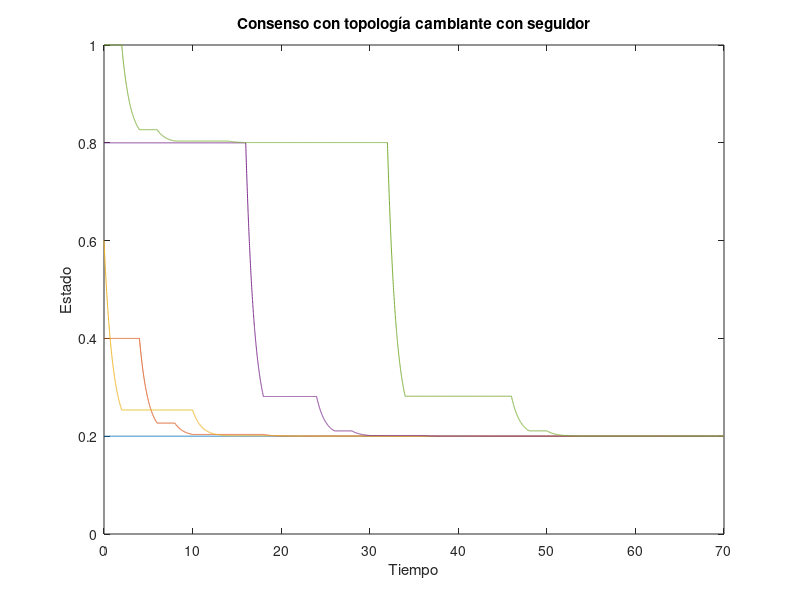

Recreate this plot in MATLAB.
clc
clearvars 
close all 

%Laplacianos

L2=[0 0 0 0 0;
    -1 1 0 0 0;
    0 0 0 0 0;
    0 0 0 0 0;
    0 0 0 0 0];

L3=[0 0 0 0 0;
    0 0 0 0 0;
    -1 0 1 0 0;
    0 0 0 0 0;
    0 0 0 0 0];

L4=[0 0 0 0 0;
    0 0 0 0 0;
    0 0 0 0 0;
    0 0 -1 1 0;
    0 0 0 0 0];

L5=[0 0 0 0 0;
    0 0 0 0 0;
    0 0 0 0 0;
    0 0 0 0 0;
    0 0 0 -1 1];

% 
%Hago el producto Kronecker
m=1; %dimensiones que estoy considerando
Im=eye(m);  
Kron2= kron(L2,Im);
Kron3= kron(L3,Im);
Kron4= kron(L4,Im);
Kron5= kron(L5,Im);
% 
% %% Esta parte es para la simulación del sistema

% %Valores iniciales
xi0=[0.2;0.4;0.6;0.8;1];%Guardo los valores iniciales para referencia
xi=xi0;%Uso estos valores en la aproximación de Euler
% 
%periodo de muestreo
Dt=0.01;
tiempo=70; %segundos
iteraciones=tiempo/Dt;

%Simulo el sistema
for k=1:iteraciones
     % Selección aleatoria de la topología cada dos segundos
    if mod(k, 200) == 1
        rand_index = randi([1, 4]);
    end
    
    % Selección del producto de Kronecker correspondiente
    switch rand_index
        case 1
            Kron = Kron2;
        case 2
            Kron = Kron3;
        case 3
            Kron = Kron4;
        case 4
            Kron = Kron5;
    end
    %Aproximación de Euler con Gamma_kron
    xi(:,k+1)=xi(:,k)-Dt*(Kron*xi(:,k));    
end


%Vectores de tiempo para gráficar
t=linspace(0,tiempo,iteraciones+1);


figure
plot(t,xi);
xlabel('Tiempo');
ylabel('Estado');
title('Consenso con topología cambiante con seguidor')
ylim([0 1])





